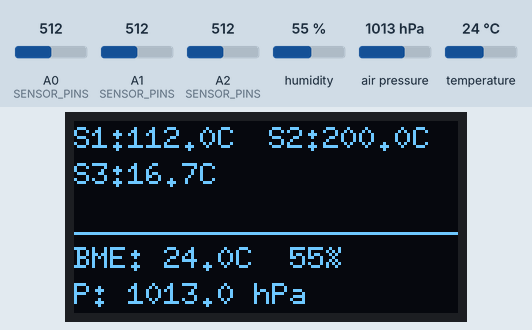
The program below on a simulated Arduino Nano, built with avr-gcc and run on an emulated ATmega328P. Shown: 128×64 one-colour display. Inputs (shaded band) come from the test bench; at power-on: humidity 55 %, A0 (SENSOR_PINS) = 512, A1 (SENSOR_PINS) = 512, A2 (SENSOR_PINS) = 512, air pressure 1013 hPa, temperature 24 °C. What the program prints to the serial monitor is not drawn.

Above: at 3.6 s.
3.7 s: humidity set to 22 %
At 5.7 s:
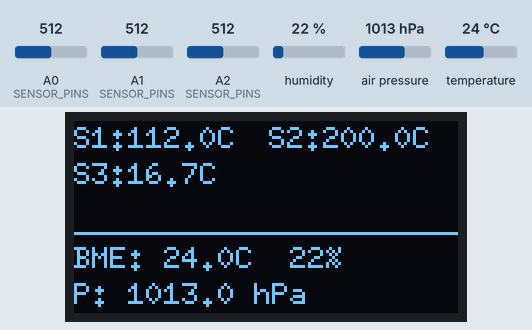
6.9 s: A0 (SENSOR_PINS) set to 716
At 10.6 s:
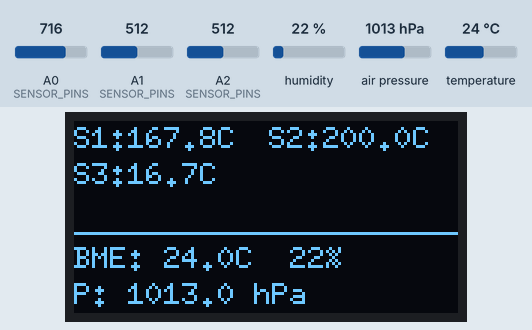
11.6 s: A1 (SENSOR_PINS) set to 716
At 15.3 s:
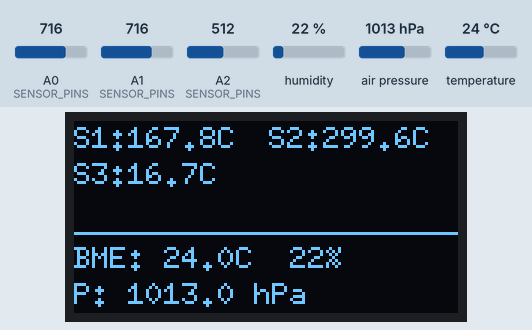
16.3 s: A2 (SENSOR_PINS) set to 716
At 19.9 s:
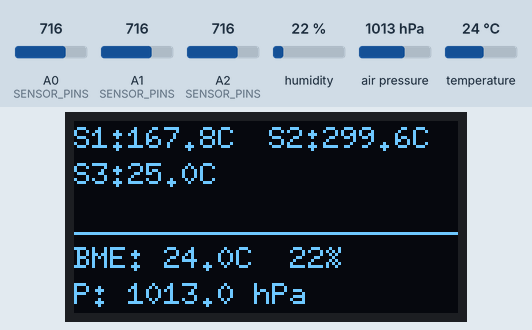
21.0 s: air pressure set to 952 hPa
At 25.0 s:
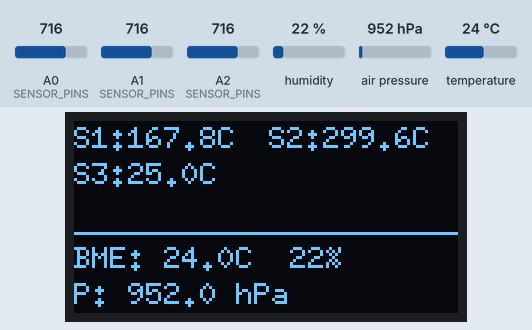
25.7 s: temperature set to 12 °C
At 29.6 s:
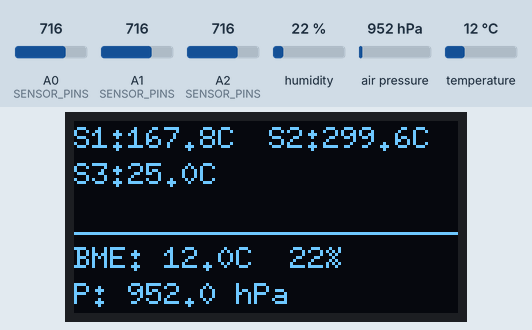
Timing chart, 0 to 31.1 s (numbered marks = the images above; inputs shaded):
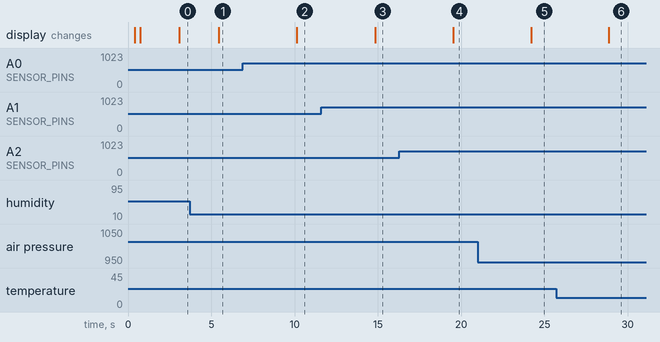

The program:

main.cpp
```cpp
#include <Arduino.h>
#include <Wire.h>
#include <Adafruit_Sensor.h>
#include <Adafruit_BME280.h>
#include <U8g2lib.h>
int m;
// A4 y A5 ocupados por I2C
const uint8_t SENSOR_PINS[3] = {A0, A1, A2};
const int NUM_ANALOG_SENSORES = 5;
const float V_REF_MV = 5000.0f;

Adafruit_BME280 bme;
bool bme_conectado = false;

U8G2_SH1106_128X64_NONAME_1_HW_I2C u8g2(U8G2_R0,   U8X8_PIN_NONE);

float readTempC(uint8_t pin, int &out_raw, float &out_mv) {
  const int N = 20;
  long sum_raw = 0;

  analogRead(pin);
  delayMicroseconds(200);

  for (int i = 0; i < N; i++) {
    sum_raw += analogRead(pin);
    delay(4);
  }

  float avg_raw = (float)sum_raw / N;
  out_raw = (int)(avg_raw + 0.5f);

  out_mv = (avg_raw * V_REF_MV) / 1024.0f;

  // Curva TMP36: 0°C = 500mV, 10mV/°C
  float tempC = (out_mv - 500.0f) / 10.0f;

  return tempC;
}

void setup() {
  Serial.begin(9600);
  delay(300);

  Serial.println("=========================================");
  Serial.println(" Sistema: 5 TMP + 1 BME280 + OLED SH1106 ");
  Serial.println("=========================================");

  // Iniciar bus
  Wire.begin();
  u8g2.begin();

  u8g2.firstPage();
  do {
    u8g2.setFont(u8g2_font_7x14_tf);
    u8g2.drawStr(15, 25, "Iniciando...");
    u8g2.drawStr(5, 48, "Monitoreo Temp");
  } while (u8g2.nextPage());

  // Iniciar sensor BME280
  if (bme.begin(0x76)) {
    bme_conectado = true;
    Serial.println("BME280 detectado en direccion 0x76");
  } else if (bme.begin(0x77)) {
    bme_conectado = true;
    Serial.println("BME280 detectado en direccion 0x77");
  } else {
    Serial.println("¡ADVERTENCIA: No se detectó el sensor BME280!");
  }

  delay(1000);
}

void loop() {
  float temps_analog[5];
  int raws[5];
  float mvs[5];

  for (int i = 0; i < NUM_ANALOG_SENSORES; i++) {
    temps_analog[i] = readTempC(SENSOR_PINS[i], raws[i], mvs[i]);
  }

  float bme_temp = 0.0f;
  float bme_hum  = 0.0f;
  float bme_pres = 0.0f;
  if (bme_conectado) {
    bme_temp = bme.readTemperature();
    bme_hum  = bme.readHumidity();
    bme_pres = bme.readPressure() / 100.0F; // hPa
  }

  Serial.println("--- Lecturas ---");
  Serial.println(m++);
  for (int i = 0; i < NUM_ANALOG_SENSORES; i++) {
    Serial.print("Sensor "); Serial.print(i + 1);
    if (i == 4) {
      Serial.print(" (A6) -> ");
    } else {
      Serial.print(" (A"); Serial.print(i); Serial.print(") -> ");
    }
    Serial.print("Raw: "); Serial.print(raws[i]);
    Serial.print(" | mV: "); Serial.print(mvs[i], 1);
    Serial.print(" | Temp: "); Serial.print(temps_analog[i], 2);
    Serial.println(" °C");
  }

  Serial.print("Sensor 6 (BME280) -> ");
  if (bme_conectado) {
    Serial.print("Temp: "); Serial.print(bme_temp, 2); Serial.print(" °C | ");
    Serial.print("Hum: "); Serial.print(bme_hum, 1); Serial.print(" % | ");
    Serial.print("Pres: "); Serial.print(bme_pres, 1); Serial.println(" hPa");
  } else {
    Serial.println("Error de lectura BME280");
  }
  Serial.println();

  u8g2.firstPage();
  do {
    u8g2.setFont(u8g2_font_6x10_tf);

    u8g2.setCursor(0, 9);
    u8g2.print("S1:"); u8g2.print(temps_analog[0]*.56, 1); u8g2.print("C");
    u8g2.setCursor(65, 9);
    u8g2.print("S2:"); u8g2.print(temps_analog[1], 1); u8g2.print("C");

    u8g2.setCursor(0, 21);
    u8g2.print("S3:"); u8g2.print(temps_analog[2]/12, 1); u8g2.print("C");

    u8g2.drawHLine(0, 37, 128);

    u8g2.setCursor(0, 49);
    if (bme_conectado) {
      u8g2.print("BME: "); u8g2.print(bme_temp, 1); u8g2.print("C  ");
      u8g2.print(bme_hum, 0); u8g2.print("%");

      u8g2.setCursor(0, 61);
      u8g2.print("P: "); u8g2.print(bme_pres, 1); u8g2.print(" hPa");
    } else {
      u8g2.print("BME: Desconectado");
    }

  } while (u8g2.nextPage());

  delay(1000);
}
```

Measured:
- after the input at 3.7 s, the display: changes after 1.7 s (image 1)
- after the input at 6.9 s, the display: changes after 3.2 s (image 2)
- after the input at 11.6 s, the display: changes after 3.2 s (image 3)
- after the input at 16.3 s, the display: changes after 3.2 s (image 4)
- after the input at 21.0 s, the display: changes after 3.2 s (image 5)
- after the input at 25.7 s, the display: changes after 3.2 s (image 6)
